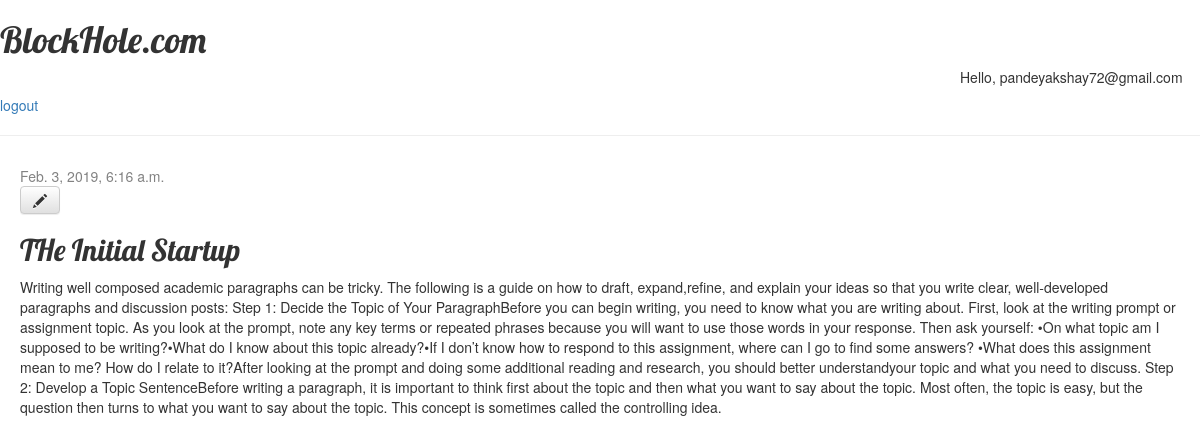
Page /post/2/ (signed in) on the committed database.
### blog/models.py (models this page shows, shortened)
class Post(models.Model):
    author = models.ForeignKey(settings.AUTH_USER_MODEL, on_delete=models.CASCADE)
    title = models.CharField(max_length=200)
    text = models.TextField()
    created_date = models.DateTimeField(default=timezone.now)
    published_date = models.DateTimeField(blank=True, null=True)

### blog/views.py (the view)
# urls.py: path('post/<int:pk>/' , views.post_detail , name='post_detail') ,
def post_detail(request, pk):
    post = get_object_or_404(Post, pk=pk)
    return render(request, 'blog/post_detail.html', {'post': post})

### blog/templates/blog/post_detail.html (shortened to what this page needs)
{% extends 'blog/base.html' %}
{% block content %}
    <div class="post">
        {% if user.is_authenticated %}
        {% if post.published_date %}
            <div class="date">
                {{ post.published_date }}
            </div>
        {% endif %}
     <a class="btn btn-default" href="{% url 'post_edit' pk=post.pk %}"><span class="glyphicon glyphicon-pencil"></span></a>
         <h2>{{ post.title }}</h2>
        <p>{{ post.text|linebreaksbr }}</p>
    </div>
{% endif %}
{% endblock %}

### blog/templates/blog/base.html (shortened to what this page needs)
{% load static %}
<html lang="en">
<head>
        <link rel="stylesheet" href="//maxcdn.bootstrapcdn.com/bootstrap/3.2.0/css/bootstrap.min.css">
        <link rel="stylesheet" href="//maxcdn.bootstrapcdn.com/bootstrap/3.2.0/css/bootstrap-theme.min.css">
        <link rel="stylesheet" href="{% static 'css/blog.css' %}">
    </head>
  <body>
    <header>
      <h1>BlockHole.com</h1>
      {% if user.is_authenticated %}
        <h5 style="color:red,display:flex;margin-left:80%">Hello, {{user.email}}</h5>
        <a href="{% url 'logout' %}">logout</a>
      {% else %}
        <a href="{% url 'login' %}">login</a> / <a href="{% url 'signup' %}">signup</a>
      {% endif %}
      <hr>
    </header>
    <main>
      {% block content %}
      {% endblock %}
    </main>
  </body>
</html>

### blog/static/css/blog.css (style rules this page uses)
h1, h2, h3, h4 { font-family: 'Lobster', cursive; }
.date { color: #828282; }
.post { margin-bottom: 70px; margin:30px 20px 10px; overflow:hidden; }

### rows in the picture
Post: published_date "Feb. 3, 2019, 6:16 a.m.", title "THe Initial Startup", text "Writing well composed academic paragraphs can be tricky. The following is a guide on how to draft, expand,refine, and explain your ideas so that you write clear, well-developed paragraphs and discussion posts: Step 1: Decide the Topic of Your ParagraphBefore you can begin writing, you need to know what you are writing about. First, look at the writing prompt or assignment topic. As you look at the prompt, note any key terms or repeated phrases because you will want to use those words in your response. Then ask yourself: •On what topic am I supposed to be writing?•What do I know about this topic already?•If I don’t know how to respond to this assignment, where can I go to find some answers?…"

### other values in the picture
{{ user.email }} "pandeyakshay72@gmail.com"
